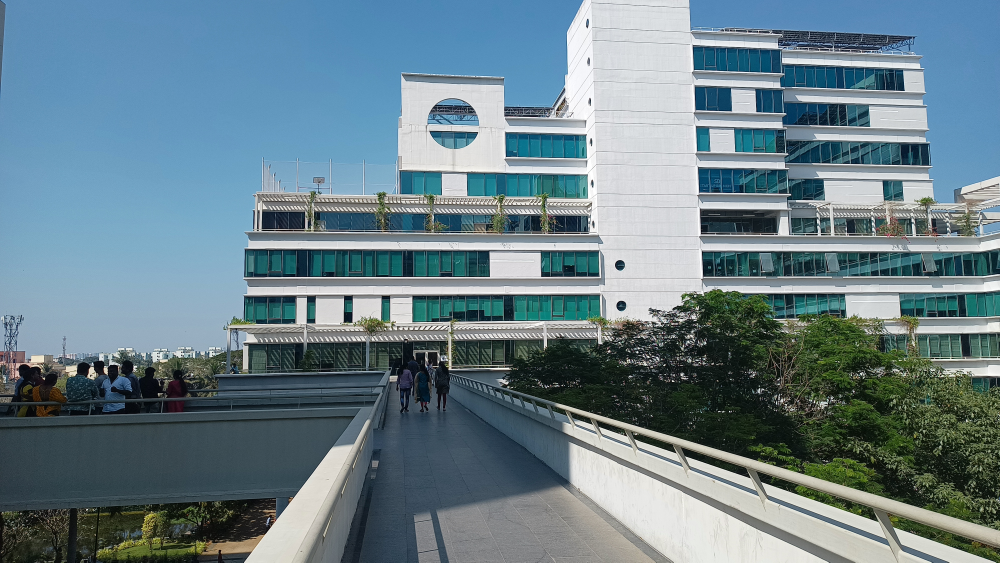
#> input picture Lab3/rp1.jpg, 4000 x 2250 px (shown at 1/4 size)
$ python assignment_3.py
#> lines starting #> are read from the running program, lines starting #| are printed output that depends on the picture
'''

EE5175 - Lab
Date : 03/02/2024
command to run : python3 assignment_3.py

'''


import cv2 as cv
from sift import sift as sift_corresp
import numpy as np
import math as m
from PIL import Image
import random
import imageio

threshold = 0.7
points = 5

'''
Function to find Homography matrix :
input :
       two images whose homography we want to find

RANSAC Algorithm implemented to find good homography matrix

output :
       good homography matrix (found using RANSAC)

'''
# [43 lines left out: function homography_mat, not called in this run]

'''
Bilinear Interpolation Function:
    input:
        - input: Coordinates (x, y) for interpolation
        - x: x-coordinate
        - y: y-coordinate
    output:
        - Returns the average intensity value obtained through bilinear interpolation of the four neighboring points.
'''

# [16 lines left out: function bilinear_interpolation, not called in this run]


'''
Average Intensity Calculation:
    input:
        - V: List of intensity values
    output:
        - Returns the average intensity value .
'''

# [6 lines left out: function avg_intensity, not called in this run]

'''
Image Stitching Function:
    input:
        - 3 images to be stitched
        - canvas_size: Size of the canvas for stitching
        - offset: Offset values for aligning images
    output:
        - Returns the stitched image using homography matrices and bilinear interpolation.
'''

# [21 lines left out: function stitch, not called in this run]


if __name__ == "__main__":
    # img1  = np.array(Image.open('./img1.png'))
    # img2  = np.array(Image.open('./img2.png'))
    # img3  = np.array(Image.open('./img3.png'))

    my_img1 =  cv.resize(cv.imread('./rp1.jpg', cv.IMREAD_GRAYSCALE), (0, 0), fx=0.5, fy=0.5)
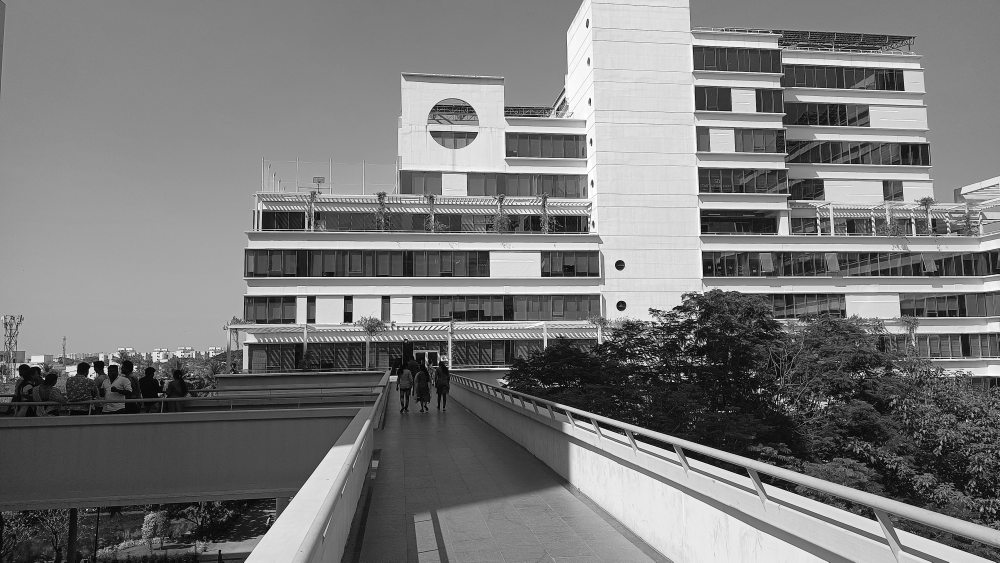
#> my_img1: shape (1125, 2000) (shown at 1/2 size); min 0, max 255, mean 122.2
    my_img2 =  cv.resize(cv.imread('./rp3.jpg', cv.IMREAD_GRAYSCALE), (0, 0), fx=0.5, fy=0.5)
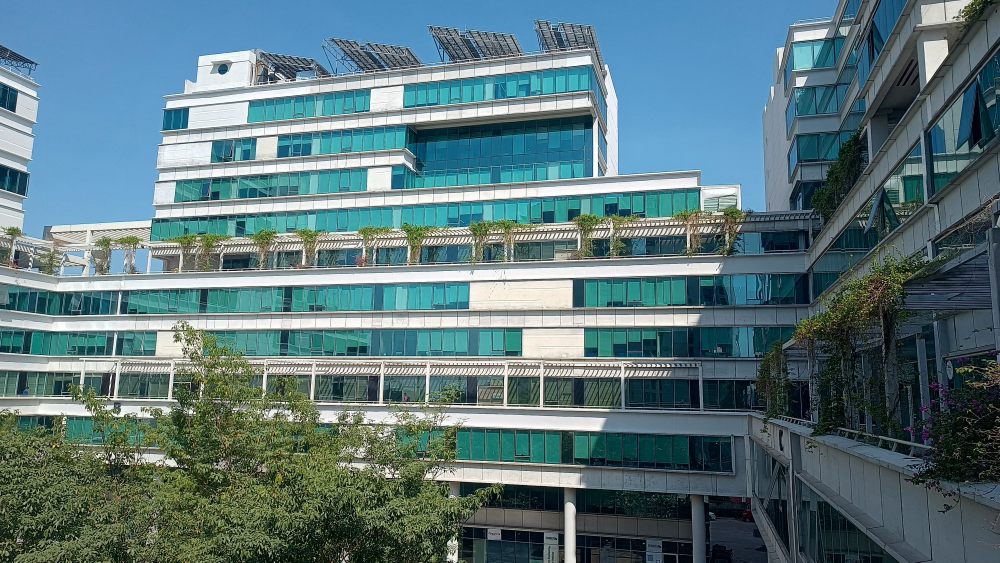
#> input picture Lab3/rp3.jpg, 4000 x 2250 px (shown at 1/4 size)
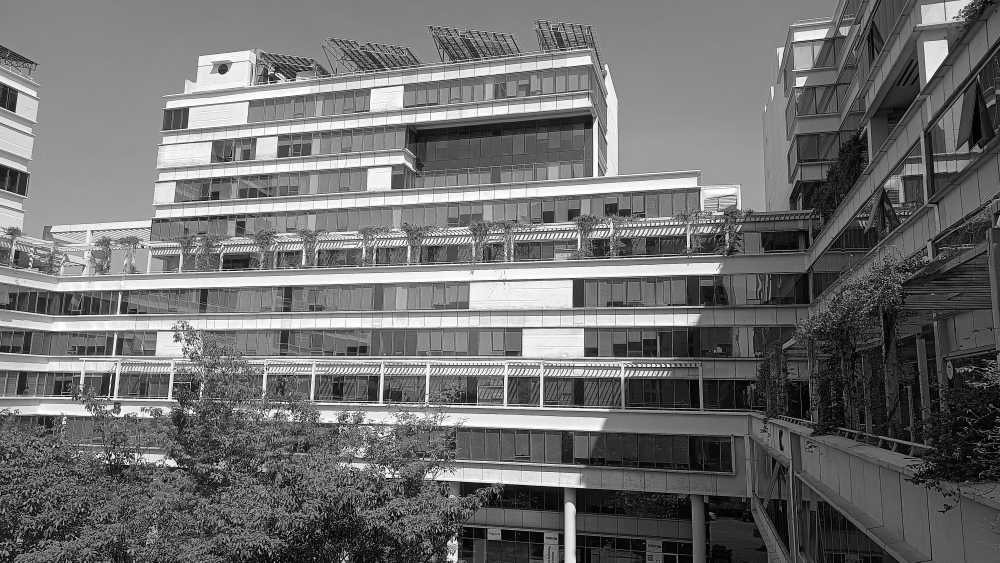
#> my_img2: shape (1125, 2000) (shown at 1/2 size); min 0, max 255, mean 110.5
#> (the run stopped early here; a loop or call above may not have finished)
